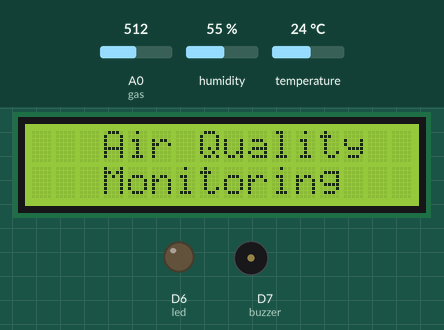
This sketch was run on a simulated ESP8266 (NodeMCU). Shown: 16×2 character LCD, output pins drawn as LEDs (lit = HIGH), buzzer (waves = sounding, pin HIGH). The test bench sets the inputs (shaded band); at power-on: temperature 24 °C, A0 (gas) = 512, humidity 55 %. WiFi joins after 1.5 s; servers stay silent unless stated; what the sketch prints to the serial monitor is not drawn.

Above: at 1.9 s.
At 5.0 s:
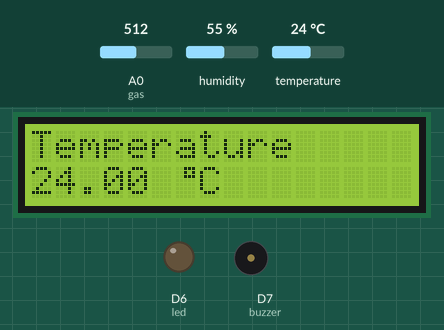
5.1 s: temperature set to 12 °C
At 17.0 s:
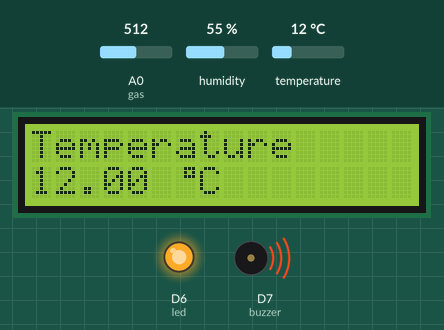
17.5 s: temperature set to 19 °C
At 29.2 s:
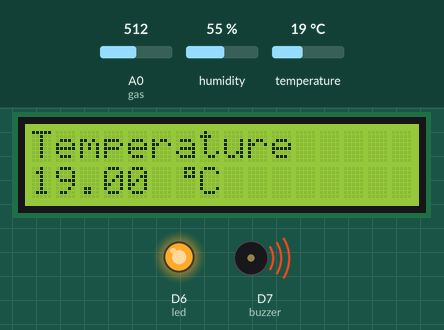
29.5 s: temperature set to 28 °C
At 41.6 s:
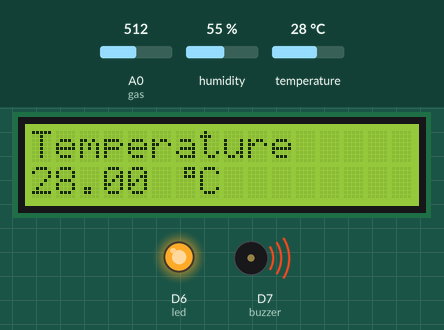
Timing chart, 0 to 43.1 s (numbered marks = the images above; inputs shaded):
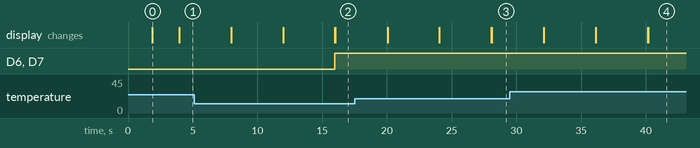

Measured:
- what the display in image 0 shows lasts 2.0 s, from 1.9 s to 3.9 s

The sketch:

Air_Quality.ino
```cpp
#define BLYNK_TEMPLATE_ID "TMPLvKZ-GpC-"
#define BLYNK_TEMPLATE_NAME "Air Quality Monitoring"
#define BLYNK_AUTH_TOKEN "U62yxjJ0q1DHUG0ajXT0YVQPAdzX-LKq"

#define BLYNK_PRINT Serial
#include <ESP8266WiFi.h>
#include <BlynkSimpleEsp8266.h>

#include <DHT.h>

//#include <Wire.h>
#include <LiquidCrystal_I2C.h>

LiquidCrystal_I2C lcd(0x27, 16, 2);

  byte degree_symbol[8] =
              {
                0b00111,
                0b00101,
                0b00111,
                0b00000,
                0b00000,
                0b00000,
                0b00000,
                0b00000
              };

char auth[] =  "U62yxjJ0q1DHUG0ajXT0YVQPAdzX-LKq";  //BLYNK_AUTH_TOKEN;

char ssid[] = "ShaKil";  // type your wifi name
char pass[] = "99999999";  // type your wifi password

BlynkTimer timer;

int gas = A0;
int sensorThreshold = 100;

#define DHTPIN 2 //Connect Out pin to D2 in NODE MCU
#define DHTTYPE DHT11
int buzzer = D7;
int led = D6;

DHT dht(DHTPIN, DHTTYPE);


void sendSensor()
{


  float h = dht.readHumidity();
  float t = dht.readTemperature(); // or dht.readTemperature(true) for Fahrenheit


     if (isnan(h) || isnan(t)) {
    Serial.println("Failed to read from DHT sensor!");
    return;
  }
   int analogSensor = analogRead(gas);
  Blynk.virtualWrite(V2, analogSensor);
  Serial.print("Gas Value: ");
    Serial.println(analogSensor);
  // You can send any value at any time.
  // Please don't send more that 10 values per second.
    Blynk.virtualWrite(V0, t);
    Blynk.virtualWrite(V1, h);

    Serial.print("Temperature : ");
    Serial.print(t);
    Serial.print("    Humidity : ");
    Serial.println(h);


}
void setup()
{

  Serial.begin(115200);
   pinMode(buzzer, OUTPUT);
   pinMode(led, OUTPUT);
 //pinMode(gas, INPUT);
  Blynk.begin(auth, ssid, pass);
  dht.begin();
  timer.setInterval(30000L, sendSensor);

 //Wire.begin();
   lcd.begin();


//  lcd.backlight();
 // lcd.clear();
  lcd.setCursor(3,0);
  lcd.print("Air Quality");
  lcd.setCursor(3,1);
  lcd.print("Monitoring");
  delay(2000);
  lcd.clear();
  }

void loop()
{
  Blynk.run();
  timer.run();
 float h = dht.readHumidity();
  float t = dht.readTemperature(); // or dht.readTemperature(true) for Fahrenheit
    int gasValue = analogRead(gas);
  lcd.setCursor(0,0);
  lcd.print("Temperature ");
  lcd.setCursor(0,1);
  lcd.print(t);
  lcd.setCursor(6,1);
  lcd.write(1);
  lcd.createChar(1, degree_symbol);
  lcd.setCursor(7,1);
  lcd.print("C");
  delay(4000);
  lcd.clear();
  lcd.setCursor(0, 0);
  lcd.print("Humidity ");
  lcd.print(h);
  lcd.print("%");
  delay(4000);
  lcd.clear();
  //lcd.setCursor(0,0);
 // lcd.print(gasValue);
 // lcd.clear();
  if(gasValue<160)
  {

    lcd.setCursor(0,0);
    lcd.print("Gas Value: ");
    lcd.print(gasValue);
    lcd.setCursor(0, 1);
    lcd.print("Fresh Air");
    Serial.println("Fresh Air");
    delay(4000);
    lcd.clear();
  }
  else if(gasValue>160)
  {

    lcd.setCursor(0,0);
    lcd.print(gasValue);

    lcd.setCursor(0, 1);
    lcd.print("Bad Air");
    Serial.println("Bad Air");
    delay(4000);
    lcd.clear();
  }
  if(gasValue>160)
 {
  digitalWrite(buzzer, HIGH);
  digitalWrite(led, HIGH);

 }
 else{
  digitalWrite(buzzer, LOW);
  digitalWrite(led, LOW);
   }

   if(gasValue > 160){
//    Blynk.email("1901023@iot.bdu.ac.bd", "Alert", "Bad Air!");


    Blynk.logEvent("pollution_alert","Bad Air");
  }
}
```
